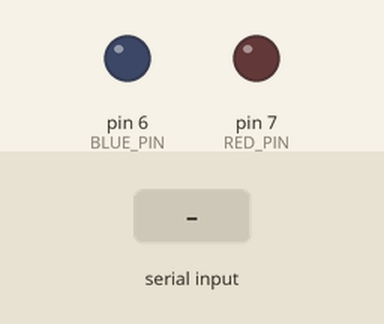
This sketch was run on a simulated Arduino Uno, built with avr-gcc and run on an emulated ATmega328P. On the bench: output pins drawn as LEDs (lit = HIGH). The inputs (shaded band) are chosen by the test bench.

Above: at 1.2 s.
1.3 s: "90,45\n" received over Serial
At 2.9 s:
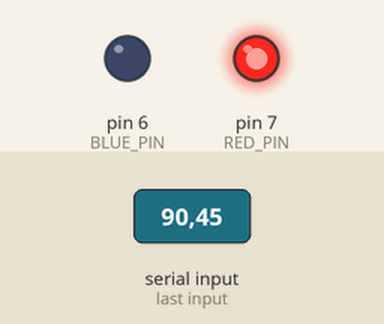
4.1 s: "1\n" received over Serial
At 5.0 s:
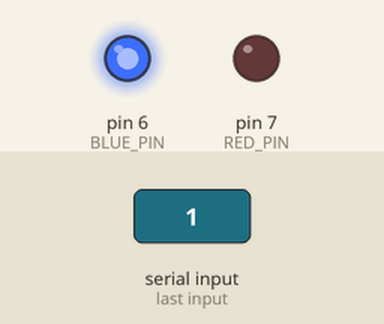
6.8 s: "2\n" received over Serial
At 8.2 s:
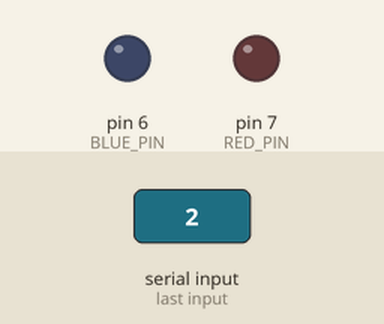
9.4 s: "3\n" received over Serial
At 10.2 s:
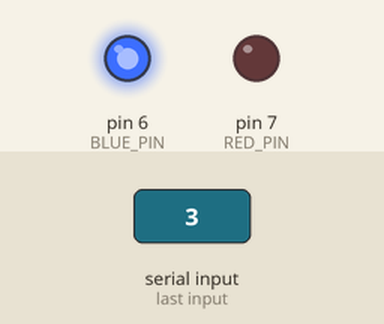
Timing chart, 0 to 12.9 s (numbered marks = the images above; inputs shaded):
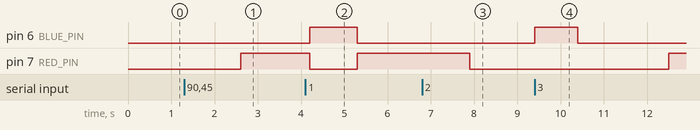

Measured:
- after the input at 1.3 s, pin 7 (RED_PIN): LOW → HIGH after 1.3 s
- after the input at 4.1 s, pin 6 (BLUE_PIN): LOW → HIGH after 0.10 s, → LOW 1.1 s later; pin 7 (RED_PIN): HIGH → LOW after 0.10 s, → HIGH 1.1 s later
- after the input at 6.8 s, pin 7 (RED_PIN): HIGH → LOW after 1.1 s
- after the input at 9.4 s, pin 6 (BLUE_PIN): LOW → HIGH at once, → LOW 1.0 s later; pin 7 (RED_PIN): LOW → HIGH after 3.1 s instead of 0.60 s

The sketch:

opgave_Tom.ino
```cpp
// microprocessor cursus
// Riekus Bennink
/*
 Serial commando's
 0 -> Rood branden
 1 -> Blauw branden
 2 -> Rood knipperen
 3 -> Blauw kniperen
 4 -> Rood en Blauw knipperen om en om
*/

#define BLUE_PIN 6
#define RED_PIN 7

#define DELAY 1000

int serialOntvangeCommando = 5;  //elk ander nummer dan 0,1,2,3,4)

void blauw() {
  digitalWrite(RED_PIN, LOW);
  digitalWrite(BLUE_PIN, HIGH);
}

void rood() {
  digitalWrite(RED_PIN, HIGH);
  digitalWrite(BLUE_PIN, LOW);
}

void LedUit() {
  digitalWrite(RED_PIN, LOW);
  digitalWrite(BLUE_PIN, LOW);
}


void setup() {
  Serial.begin(9600);
  pinMode(BLUE_PIN, OUTPUT);
  pinMode(RED_PIN, OUTPUT);
}

void handleCommand() {
  switch (serialOntvangeCommando) {
    case 0:
      rood();
      break;
    case 1:
      blauw();
      break;
    case 2:
      rood();
      delay(DELAY);
      LedUit();
      delay(DELAY);
      break;
    case 3:
      blauw();
      delay(DELAY);
      LedUit();
      delay(DELAY);
      break;
    case 4:
      blauw();
      delay(DELAY);
      rood();
      delay(DELAY);
      break;
    default:
      LedUit();
  }
}

void loop() {
  if(Serial.available()>0){
    delay(100);
    serialOntvangeCommando = Serial.parseInt();
  }
  handleCommand();
}
```
